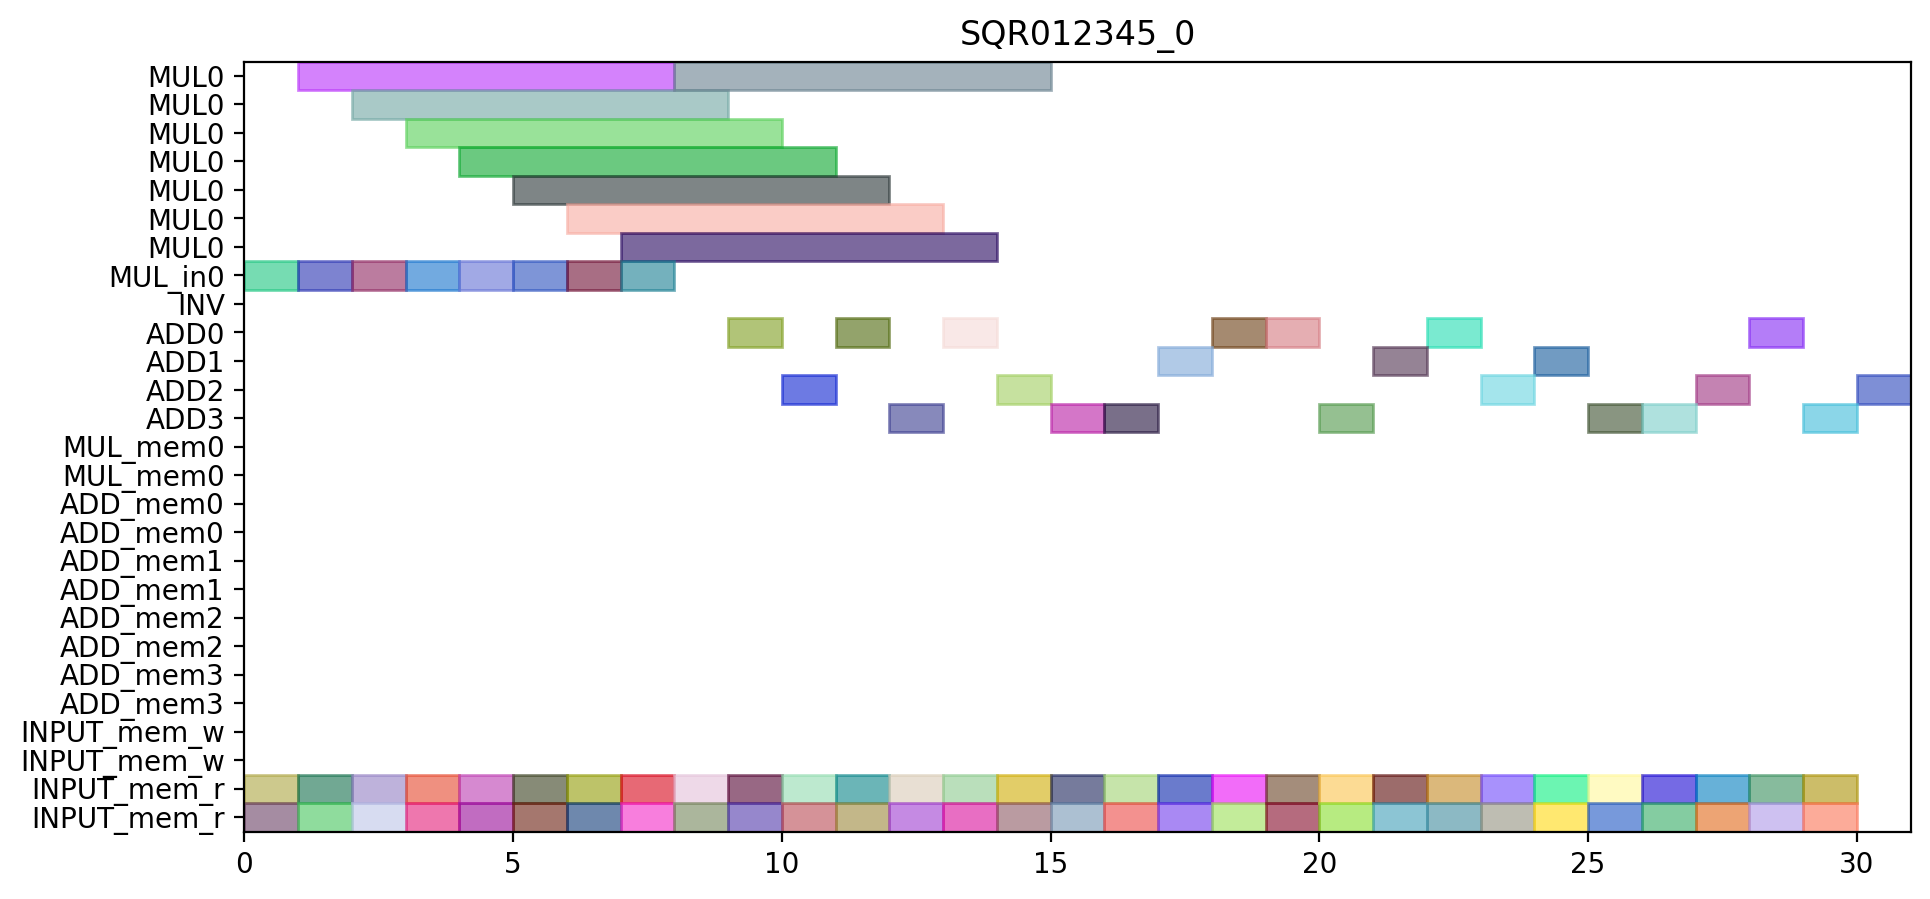

Write the Python code that produced this figure.
from pyschedule import Scenario, solvers, plotters, alt


def solve():
	horizon = 130
	S = Scenario("SQR012345_0", horizon=horizon)

	# resource
	MUL = S.Resources('MUL', num=1, size=7)
	MUL_in = S.Resources('MUL_in', num=1)
	INV = S.Resource('INV')
	ADD = S.Resources('ADD', num=4, periods=range(1, horizon))
	MUL_mem = S.Resources('MUL_mem', num=1, size=2)
	ADD_mem = S.Resources('ADD_mem', num=4, size=2)
	INPUT_mem_w = S.Resource('INPUT_mem_w', size=2)
	INPUT_mem_r = S.Resource('INPUT_mem_r', size=2)

	# result of previous scheduling

	# new tasks
	t0_a1_0 = S.Task('t0_a1_0', length=1, delay_cost=1)
	t0_a1_0 += alt(ADD)

	t0_a1_0_mem0 = S.Task('t0_a1_0_mem0', length=1, delay_cost=1)
	t0_a1_0_mem0 += INPUT_mem_r
	S += t0_a1_0_mem0 <= t0_a1_0

	t0_a1_0_mem1 = S.Task('t0_a1_0_mem1', length=1, delay_cost=1)
	t0_a1_0_mem1 += INPUT_mem_r
	S += t0_a1_0_mem1 <= t0_a1_0

	t0_a1_1 = S.Task('t0_a1_1', length=1, delay_cost=1)
	t0_a1_1 += alt(ADD)

	t0_a1_1_mem0 = S.Task('t0_a1_1_mem0', length=1, delay_cost=1)
	t0_a1_1_mem0 += INPUT_mem_r
	S += t0_a1_1_mem0 <= t0_a1_1

	t0_a1_1_mem1 = S.Task('t0_a1_1_mem1', length=1, delay_cost=1)
	t0_a1_1_mem1 += INPUT_mem_r
	S += t0_a1_1_mem1 <= t0_a1_1

	t0_t10 = S.Task('t0_t10', length=1, delay_cost=1)
	t0_t10 += alt(ADD)

	t0_t10_mem0 = S.Task('t0_t10_mem0', length=1, delay_cost=1)
	t0_t10_mem0 += INPUT_mem_r
	S += t0_t10_mem0 <= t0_t10

	t0_t10_mem1 = S.Task('t0_t10_mem1', length=1, delay_cost=1)
	t0_t10_mem1 += INPUT_mem_r
	S += t0_t10_mem1 <= t0_t10

	t0_t11 = S.Task('t0_t11', length=1, delay_cost=1)
	t0_t11 += alt(ADD)

	t0_t11_mem0 = S.Task('t0_t11_mem0', length=1, delay_cost=1)
	t0_t11_mem0 += INPUT_mem_r
	S += t0_t11_mem0 <= t0_t11

	t0_t11_mem1 = S.Task('t0_t11_mem1', length=1, delay_cost=1)
	t0_t11_mem1 += INPUT_mem_r
	S += t0_t11_mem1 <= t0_t11

	t0_t3_t0_in = S.Task('t0_t3_t0_in', length=1, delay_cost=1)
	t0_t3_t0_in += alt(MUL_in)
	t0_t3_t0 = S.Task('t0_t3_t0', length=7, delay_cost=1)
	t0_t3_t0 += alt(MUL)
	S += t0_t3_t0>=t0_t3_t0_in

	t0_t3_t0_mem0 = S.Task('t0_t3_t0_mem0', length=1, delay_cost=1)
	t0_t3_t0_mem0 += INPUT_mem_r
	S += t0_t3_t0_mem0 <= t0_t3_t0

	t0_t3_t0_mem1 = S.Task('t0_t3_t0_mem1', length=1, delay_cost=1)
	t0_t3_t0_mem1 += INPUT_mem_r
	S += t0_t3_t0_mem1 <= t0_t3_t0

	t0_t3_t1_in = S.Task('t0_t3_t1_in', length=1, delay_cost=1)
	t0_t3_t1_in += alt(MUL_in)
	t0_t3_t1 = S.Task('t0_t3_t1', length=7, delay_cost=1)
	t0_t3_t1 += alt(MUL)
	S += t0_t3_t1>=t0_t3_t1_in

	t0_t3_t1_mem0 = S.Task('t0_t3_t1_mem0', length=1, delay_cost=1)
	t0_t3_t1_mem0 += INPUT_mem_r
	S += t0_t3_t1_mem0 <= t0_t3_t1

	t0_t3_t1_mem1 = S.Task('t0_t3_t1_mem1', length=1, delay_cost=1)
	t0_t3_t1_mem1 += INPUT_mem_r
	S += t0_t3_t1_mem1 <= t0_t3_t1

	t0_t3_t2 = S.Task('t0_t3_t2', length=1, delay_cost=1)
	t0_t3_t2 += alt(ADD)

	t0_t3_t2_mem0 = S.Task('t0_t3_t2_mem0', length=1, delay_cost=1)
	t0_t3_t2_mem0 += INPUT_mem_r
	S += t0_t3_t2_mem0 <= t0_t3_t2

	t0_t3_t2_mem1 = S.Task('t0_t3_t2_mem1', length=1, delay_cost=1)
	t0_t3_t2_mem1 += INPUT_mem_r
	S += t0_t3_t2_mem1 <= t0_t3_t2

	t0_t3_t3 = S.Task('t0_t3_t3', length=1, delay_cost=1)
	t0_t3_t3 += alt(ADD)

	t0_t3_t3_mem0 = S.Task('t0_t3_t3_mem0', length=1, delay_cost=1)
	t0_t3_t3_mem0 += INPUT_mem_r
	S += t0_t3_t3_mem0 <= t0_t3_t3

	t0_t3_t3_mem1 = S.Task('t0_t3_t3_mem1', length=1, delay_cost=1)
	t0_t3_t3_mem1 += INPUT_mem_r
	S += t0_t3_t3_mem1 <= t0_t3_t3

	t100 = S.Task('t100', length=1, delay_cost=1)
	t100 += alt(ADD)

	t100_mem0 = S.Task('t100_mem0', length=1, delay_cost=1)
	t100_mem0 += INPUT_mem_r
	S += t100_mem0 <= t100

	t100_mem1 = S.Task('t100_mem1', length=1, delay_cost=1)
	t100_mem1 += INPUT_mem_r
	S += t100_mem1 <= t100

	t101 = S.Task('t101', length=1, delay_cost=1)
	t101 += alt(ADD)

	t101_mem0 = S.Task('t101_mem0', length=1, delay_cost=1)
	t101_mem0 += INPUT_mem_r
	S += t101_mem0 <= t101

	t101_mem1 = S.Task('t101_mem1', length=1, delay_cost=1)
	t101_mem1 += INPUT_mem_r
	S += t101_mem1 <= t101

	t110 = S.Task('t110', length=1, delay_cost=1)
	t110 += alt(ADD)

	t110_mem0 = S.Task('t110_mem0', length=1, delay_cost=1)
	t110_mem0 += INPUT_mem_r
	S += t110_mem0 <= t110

	t110_mem1 = S.Task('t110_mem1', length=1, delay_cost=1)
	t110_mem1 += INPUT_mem_r
	S += t110_mem1 <= t110

	t111 = S.Task('t111', length=1, delay_cost=1)
	t111 += alt(ADD)

	t111_mem0 = S.Task('t111_mem0', length=1, delay_cost=1)
	t111_mem0 += INPUT_mem_r
	S += t111_mem0 <= t111

	t111_mem1 = S.Task('t111_mem1', length=1, delay_cost=1)
	t111_mem1 += INPUT_mem_r
	S += t111_mem1 <= t111

	t3_t0_t0_in = S.Task('t3_t0_t0_in', length=1, delay_cost=1)
	t3_t0_t0_in += alt(MUL_in)
	t3_t0_t0 = S.Task('t3_t0_t0', length=7, delay_cost=1)
	t3_t0_t0 += alt(MUL)
	S += t3_t0_t0>=t3_t0_t0_in

	t3_t0_t0_mem0 = S.Task('t3_t0_t0_mem0', length=1, delay_cost=1)
	t3_t0_t0_mem0 += INPUT_mem_r
	S += t3_t0_t0_mem0 <= t3_t0_t0

	t3_t0_t0_mem1 = S.Task('t3_t0_t0_mem1', length=1, delay_cost=1)
	t3_t0_t0_mem1 += INPUT_mem_r
	S += t3_t0_t0_mem1 <= t3_t0_t0

	t3_t0_t1_in = S.Task('t3_t0_t1_in', length=1, delay_cost=1)
	t3_t0_t1_in += alt(MUL_in)
	t3_t0_t1 = S.Task('t3_t0_t1', length=7, delay_cost=1)
	t3_t0_t1 += alt(MUL)
	S += t3_t0_t1>=t3_t0_t1_in

	t3_t0_t1_mem0 = S.Task('t3_t0_t1_mem0', length=1, delay_cost=1)
	t3_t0_t1_mem0 += INPUT_mem_r
	S += t3_t0_t1_mem0 <= t3_t0_t1

	t3_t0_t1_mem1 = S.Task('t3_t0_t1_mem1', length=1, delay_cost=1)
	t3_t0_t1_mem1 += INPUT_mem_r
	S += t3_t0_t1_mem1 <= t3_t0_t1

	t3_t0_t2 = S.Task('t3_t0_t2', length=1, delay_cost=1)
	t3_t0_t2 += alt(ADD)

	t3_t0_t2_mem0 = S.Task('t3_t0_t2_mem0', length=1, delay_cost=1)
	t3_t0_t2_mem0 += INPUT_mem_r
	S += t3_t0_t2_mem0 <= t3_t0_t2

	t3_t0_t2_mem1 = S.Task('t3_t0_t2_mem1', length=1, delay_cost=1)
	t3_t0_t2_mem1 += INPUT_mem_r
	S += t3_t0_t2_mem1 <= t3_t0_t2

	t3_t0_t3 = S.Task('t3_t0_t3', length=1, delay_cost=1)
	t3_t0_t3 += alt(ADD)

	t3_t0_t3_mem0 = S.Task('t3_t0_t3_mem0', length=1, delay_cost=1)
	t3_t0_t3_mem0 += INPUT_mem_r
	S += t3_t0_t3_mem0 <= t3_t0_t3

	t3_t0_t3_mem1 = S.Task('t3_t0_t3_mem1', length=1, delay_cost=1)
	t3_t0_t3_mem1 += INPUT_mem_r
	S += t3_t0_t3_mem1 <= t3_t0_t3

	t3_t1_t0_in = S.Task('t3_t1_t0_in', length=1, delay_cost=1)
	t3_t1_t0_in += alt(MUL_in)
	t3_t1_t0 = S.Task('t3_t1_t0', length=7, delay_cost=1)
	t3_t1_t0 += alt(MUL)
	S += t3_t1_t0>=t3_t1_t0_in

	t3_t1_t0_mem0 = S.Task('t3_t1_t0_mem0', length=1, delay_cost=1)
	t3_t1_t0_mem0 += INPUT_mem_r
	S += t3_t1_t0_mem0 <= t3_t1_t0

	t3_t1_t0_mem1 = S.Task('t3_t1_t0_mem1', length=1, delay_cost=1)
	t3_t1_t0_mem1 += INPUT_mem_r
	S += t3_t1_t0_mem1 <= t3_t1_t0

	t3_t1_t1_in = S.Task('t3_t1_t1_in', length=1, delay_cost=1)
	t3_t1_t1_in += alt(MUL_in)
	t3_t1_t1 = S.Task('t3_t1_t1', length=7, delay_cost=1)
	t3_t1_t1 += alt(MUL)
	S += t3_t1_t1>=t3_t1_t1_in

	t3_t1_t1_mem0 = S.Task('t3_t1_t1_mem0', length=1, delay_cost=1)
	t3_t1_t1_mem0 += INPUT_mem_r
	S += t3_t1_t1_mem0 <= t3_t1_t1

	t3_t1_t1_mem1 = S.Task('t3_t1_t1_mem1', length=1, delay_cost=1)
	t3_t1_t1_mem1 += INPUT_mem_r
	S += t3_t1_t1_mem1 <= t3_t1_t1

	t3_t1_t2 = S.Task('t3_t1_t2', length=1, delay_cost=1)
	t3_t1_t2 += alt(ADD)

	t3_t1_t2_mem0 = S.Task('t3_t1_t2_mem0', length=1, delay_cost=1)
	t3_t1_t2_mem0 += INPUT_mem_r
	S += t3_t1_t2_mem0 <= t3_t1_t2

	t3_t1_t2_mem1 = S.Task('t3_t1_t2_mem1', length=1, delay_cost=1)
	t3_t1_t2_mem1 += INPUT_mem_r
	S += t3_t1_t2_mem1 <= t3_t1_t2

	t3_t1_t3 = S.Task('t3_t1_t3', length=1, delay_cost=1)
	t3_t1_t3 += alt(ADD)

	t3_t1_t3_mem0 = S.Task('t3_t1_t3_mem0', length=1, delay_cost=1)
	t3_t1_t3_mem0 += INPUT_mem_r
	S += t3_t1_t3_mem0 <= t3_t1_t3

	t3_t1_t3_mem1 = S.Task('t3_t1_t3_mem1', length=1, delay_cost=1)
	t3_t1_t3_mem1 += INPUT_mem_r
	S += t3_t1_t3_mem1 <= t3_t1_t3

	t3_t20 = S.Task('t3_t20', length=1, delay_cost=1)
	t3_t20 += alt(ADD)

	t3_t20_mem0 = S.Task('t3_t20_mem0', length=1, delay_cost=1)
	t3_t20_mem0 += INPUT_mem_r
	S += t3_t20_mem0 <= t3_t20

	t3_t20_mem1 = S.Task('t3_t20_mem1', length=1, delay_cost=1)
	t3_t20_mem1 += INPUT_mem_r
	S += t3_t20_mem1 <= t3_t20

	t3_t21 = S.Task('t3_t21', length=1, delay_cost=1)
	t3_t21 += alt(ADD)

	t3_t21_mem0 = S.Task('t3_t21_mem0', length=1, delay_cost=1)
	t3_t21_mem0 += INPUT_mem_r
	S += t3_t21_mem0 <= t3_t21

	t3_t21_mem1 = S.Task('t3_t21_mem1', length=1, delay_cost=1)
	t3_t21_mem1 += INPUT_mem_r
	S += t3_t21_mem1 <= t3_t21

	t3_t30 = S.Task('t3_t30', length=1, delay_cost=1)
	t3_t30 += alt(ADD)

	t3_t30_mem0 = S.Task('t3_t30_mem0', length=1, delay_cost=1)
	t3_t30_mem0 += INPUT_mem_r
	S += t3_t30_mem0 <= t3_t30

	t3_t30_mem1 = S.Task('t3_t30_mem1', length=1, delay_cost=1)
	t3_t30_mem1 += INPUT_mem_r
	S += t3_t30_mem1 <= t3_t30

	t3_t31 = S.Task('t3_t31', length=1, delay_cost=1)
	t3_t31 += alt(ADD)

	t3_t31_mem0 = S.Task('t3_t31_mem0', length=1, delay_cost=1)
	t3_t31_mem0 += INPUT_mem_r
	S += t3_t31_mem0 <= t3_t31

	t3_t31_mem1 = S.Task('t3_t31_mem1', length=1, delay_cost=1)
	t3_t31_mem1 += INPUT_mem_r
	S += t3_t31_mem1 <= t3_t31

	t4_a1_0 = S.Task('t4_a1_0', length=1, delay_cost=1)
	t4_a1_0 += alt(ADD)

	t4_a1_0_mem0 = S.Task('t4_a1_0_mem0', length=1, delay_cost=1)
	t4_a1_0_mem0 += INPUT_mem_r
	S += t4_a1_0_mem0 <= t4_a1_0

	t4_a1_0_mem1 = S.Task('t4_a1_0_mem1', length=1, delay_cost=1)
	t4_a1_0_mem1 += INPUT_mem_r
	S += t4_a1_0_mem1 <= t4_a1_0

	t4_a1_1 = S.Task('t4_a1_1', length=1, delay_cost=1)
	t4_a1_1 += alt(ADD)

	t4_a1_1_mem0 = S.Task('t4_a1_1_mem0', length=1, delay_cost=1)
	t4_a1_1_mem0 += INPUT_mem_r
	S += t4_a1_1_mem0 <= t4_a1_1

	t4_a1_1_mem1 = S.Task('t4_a1_1_mem1', length=1, delay_cost=1)
	t4_a1_1_mem1 += INPUT_mem_r
	S += t4_a1_1_mem1 <= t4_a1_1

	t4_t10 = S.Task('t4_t10', length=1, delay_cost=1)
	t4_t10 += alt(ADD)

	t4_t10_mem0 = S.Task('t4_t10_mem0', length=1, delay_cost=1)
	t4_t10_mem0 += INPUT_mem_r
	S += t4_t10_mem0 <= t4_t10

	t4_t10_mem1 = S.Task('t4_t10_mem1', length=1, delay_cost=1)
	t4_t10_mem1 += INPUT_mem_r
	S += t4_t10_mem1 <= t4_t10

	t4_t11 = S.Task('t4_t11', length=1, delay_cost=1)
	t4_t11 += alt(ADD)

	t4_t11_mem0 = S.Task('t4_t11_mem0', length=1, delay_cost=1)
	t4_t11_mem0 += INPUT_mem_r
	S += t4_t11_mem0 <= t4_t11

	t4_t11_mem1 = S.Task('t4_t11_mem1', length=1, delay_cost=1)
	t4_t11_mem1 += INPUT_mem_r
	S += t4_t11_mem1 <= t4_t11

	t4_t3_t0_in = S.Task('t4_t3_t0_in', length=1, delay_cost=1)
	t4_t3_t0_in += alt(MUL_in)
	t4_t3_t0 = S.Task('t4_t3_t0', length=7, delay_cost=1)
	t4_t3_t0 += alt(MUL)
	S += t4_t3_t0>=t4_t3_t0_in

	t4_t3_t0_mem0 = S.Task('t4_t3_t0_mem0', length=1, delay_cost=1)
	t4_t3_t0_mem0 += INPUT_mem_r
	S += t4_t3_t0_mem0 <= t4_t3_t0

	t4_t3_t0_mem1 = S.Task('t4_t3_t0_mem1', length=1, delay_cost=1)
	t4_t3_t0_mem1 += INPUT_mem_r
	S += t4_t3_t0_mem1 <= t4_t3_t0

	t4_t3_t1_in = S.Task('t4_t3_t1_in', length=1, delay_cost=1)
	t4_t3_t1_in += alt(MUL_in)
	t4_t3_t1 = S.Task('t4_t3_t1', length=7, delay_cost=1)
	t4_t3_t1 += alt(MUL)
	S += t4_t3_t1>=t4_t3_t1_in

	t4_t3_t1_mem0 = S.Task('t4_t3_t1_mem0', length=1, delay_cost=1)
	t4_t3_t1_mem0 += INPUT_mem_r
	S += t4_t3_t1_mem0 <= t4_t3_t1

	t4_t3_t1_mem1 = S.Task('t4_t3_t1_mem1', length=1, delay_cost=1)
	t4_t3_t1_mem1 += INPUT_mem_r
	S += t4_t3_t1_mem1 <= t4_t3_t1

	solvers.mip.solve(S,msg=1,kind='CPLEX',ratio_gap=1.01)

	solution = [['hoge']*len(S.solution()[1]) for i in range(len(S.solution()))]
	for i in range(len(S.solution())):
		for j in range(len(S.solution()[i])):
			solution[i][j]=str(S.solution()[i][j])
	print(solution)

	cycles = int(solution[-1][3])

	pic_file_name = "/mnt/rose/usr1/fukuda/pairing_automation_design2/bls24-318/scheduling/SQR012345_mul1_add4/SQR012345_0.png"
	if(S.solution() != []):
		plotters.matplotlib.plot(S,img_filename=pic_file_name, vertical_text=True, fig_size=(cycles*0.25+3, 5), show_task_labels=False)

	return solution
